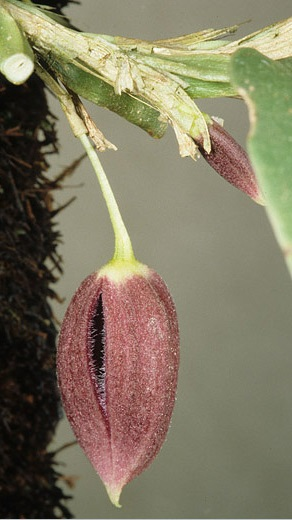
#> input picture images/leftStereo.jpg, 292 x 520 px
$ jupyter execute Landmark_Extraction.ipynb
#> lines starting #> are read from the running program, lines starting #| are printed output that depends on the picture; after the words box and inside, x2 and y2 are one past the last pixel; in counts of white or black regions, pixels touching at a corner belong together
[cell 1]
import numpy as np
import cv2 as cv
from matplotlib import pyplot as plt
import open3d as o3d
from mpl_toolkits import mplot3d

from sklearn.neighbors import KDTree

[cell 2]
imgL = cv.imread('images/leftStereo.jpg') # downscale images for faster processing
#> imgL is the input picture: shape (520, 292, 3); mean B, G, R 97.8, 120.9, 128.5
imgR = cv.imread('images/rightStereo.jpg')
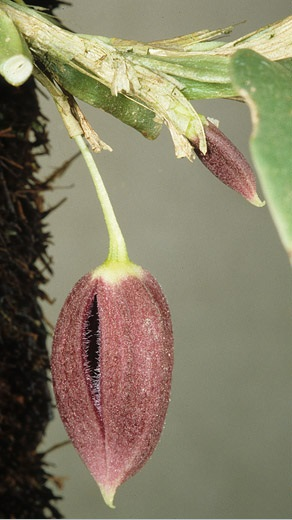
#> input picture images/rightStereo.jpg, 292 x 520 px
#> imgR is the input picture: shape (520, 292, 3); mean B, G, R 101.9, 126.1, 133.1
gray= cv.cvtColor(imgL,cv.COLOR_BGR2GRAY)
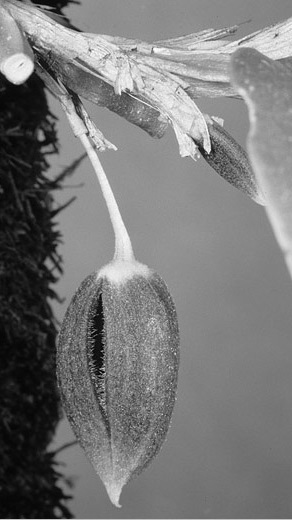
#> gray: shape (520, 292); min 2, max 254, mean 120.5

[cell 3]
stereo = cv.StereoBM_create(numDisparities=16, blockSize=15)
frame0_new = cv.cvtColor(imgL, cv.COLOR_BGR2GRAY)
frame1_new = cv.cvtColor(imgR, cv.COLOR_BGR2GRAY)
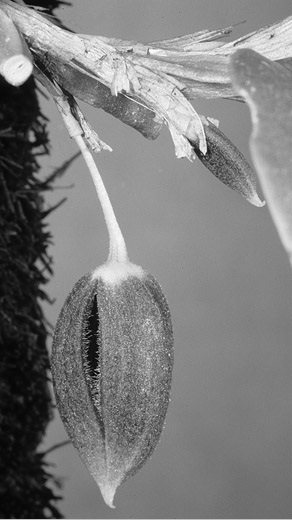
#> frame1_new: shape (520, 292); min 1, max 253, mean 125.5

disp = stereo.compute(frame0_new,frame1_new)
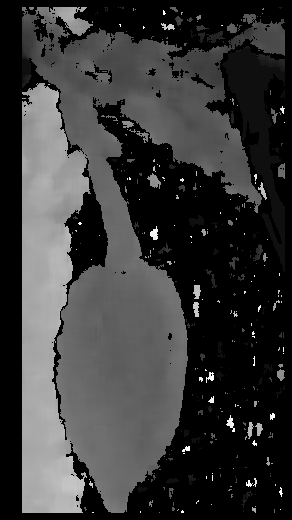
#> disp: shape (520, 292) int16; min -16, max 240, mean 40.6; drawn with min black and max white
h, w = imgL.shape[:2]
#> h = 520; w = 292
f = 0.8*w                          # guess for focal length
#> f = 233.6

[cell 4]
sift = cv.xfeatures2d.SIFT_create()

[cell 5]
kp = sift.detect(gray,None)
#> kp = 665 keypoints; strongest (x, y, size): (18, 70, 17.7), (208, 149, 4.5), (87, 134, 2.8), (201, 149, 4.8)
img=cv.drawKeypoints(gray,kp,imgL)
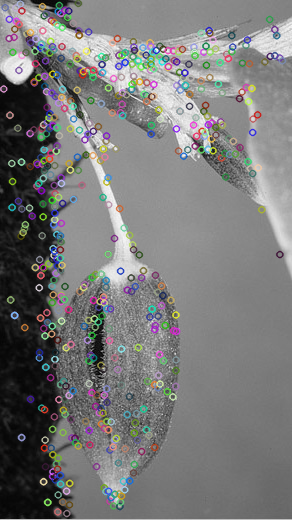
#> img: shape (520, 292, 3); mean B, G, R 120.7, 120.8, 120.8
plt.imshow(disp, 'gray');
plt.show()

[cell 6]
h, w = disp.shape
Q = np.float32([[1, 0,  0, w / 2],
                [0, -1,  0,  h / 2],  # turn points 180 deg around x-axis,
                [0, 0, f,  0],  # so that y-axis looks up
                [0, 0,  0,  1]])

real_points = cv.reprojectImageTo3D(disp, Q)
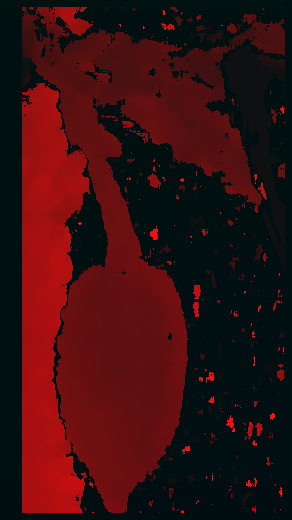
#> real_points: shape (520, 292, 3) float32; mean of channels 0, 1, 2 291.2, 0.5, 9500.3; drawn with min black and max white
mask = disp > disp.min()
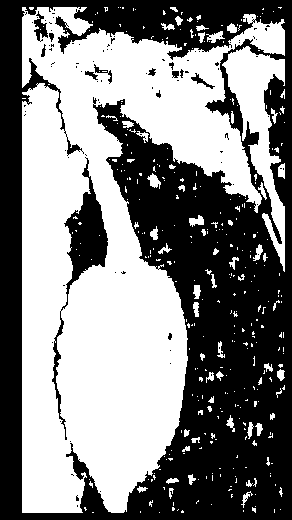
#> mask: shape (520, 292) bool; 51.3% white; 96 black regions (82 under 20 px), largest, box (x1, y1, x2, y2) and area: (0, 0, 292, 520) 70083, (52, 157, 108, 440) 2935, (34, 11, 48, 42) 206
points = real_points[mask]

[cell 7]
y_tree = KDTree(points)
y_index_of_closest = y_tree.query(points, k = 1, return_distance = False)

[cell 8]
y_index_of_closest[0,0]
#> Out = 0

[cell 9]
pts = [k.pt for k in kp]
#> pts = 665 pairs, first value 3.27 to 281.9, second value 2.87 to 513
realWorldSift = [[],[],[]]
for point in range(len(pts)):
    y = int(pts[point][0])
    x = int(pts[point][1])
    Z = disp[x,y]

    realWorldSift[0].append(x * Z / f)
    realWorldSift[1].append(y * Z / f)
    realWorldSift[2].append(Z)
#> this loop made 665 passes
#> (y, x, Z) on passes 1 to 3: (3, 88, -16), (4, 7, -16), (8, 38, -16)

[cell 10]
real_X = np.zeros(disp.shape)
real_Y = np.zeros(disp.shape)
for x in range(len(disp[0])):
    for y in range(len(disp[1])):
        real_X[x,y] = x * disp[x,y] / f
        real_Y[x,y] = y * disp[x,y] / f
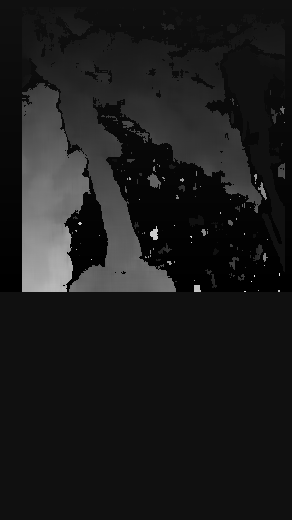
#> real_X: shape (520, 292) float64; min -19.93, max 288.7, mean 13.7; drawn with min black and max white
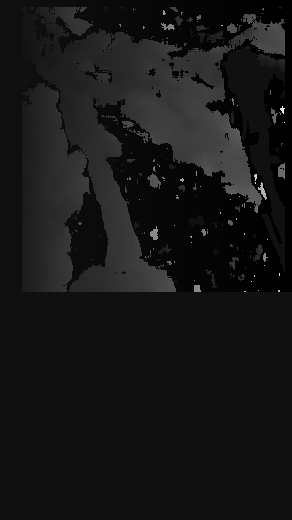
#> real_Y: shape (520, 292) float64; min -19.93, max 291.8, mean 8.1; drawn with min black and max white

[cell 11]
globalCoords = np.zeros([disp.shape[0] * disp.shape[1], 3])

for x in range(len(disp[0])):
    for y in range(len(disp[1])):
        globalCoords[x*y, 0] = x * disp[x,y] / f
        globalCoords[x*y, 1] = y * disp[x,y] / f
        globalCoords[x*y, 2] = disp[x,y]

[cell 12]
plt.scatter(x=real_X,
            y=real_Y,
            )
plt.title('Global Pointcloud')
plt.show(block=False)

[cell 13]
plt.scatter(x=globalCoords[:,0],
            y=globalCoords[:,1],
            )
plt.title('Global Pointcloud')
plt.show(block=False)
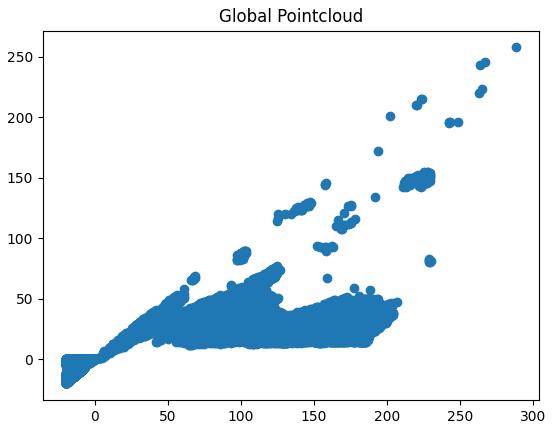
#> figure drawn by matplotlib, 1 panel
